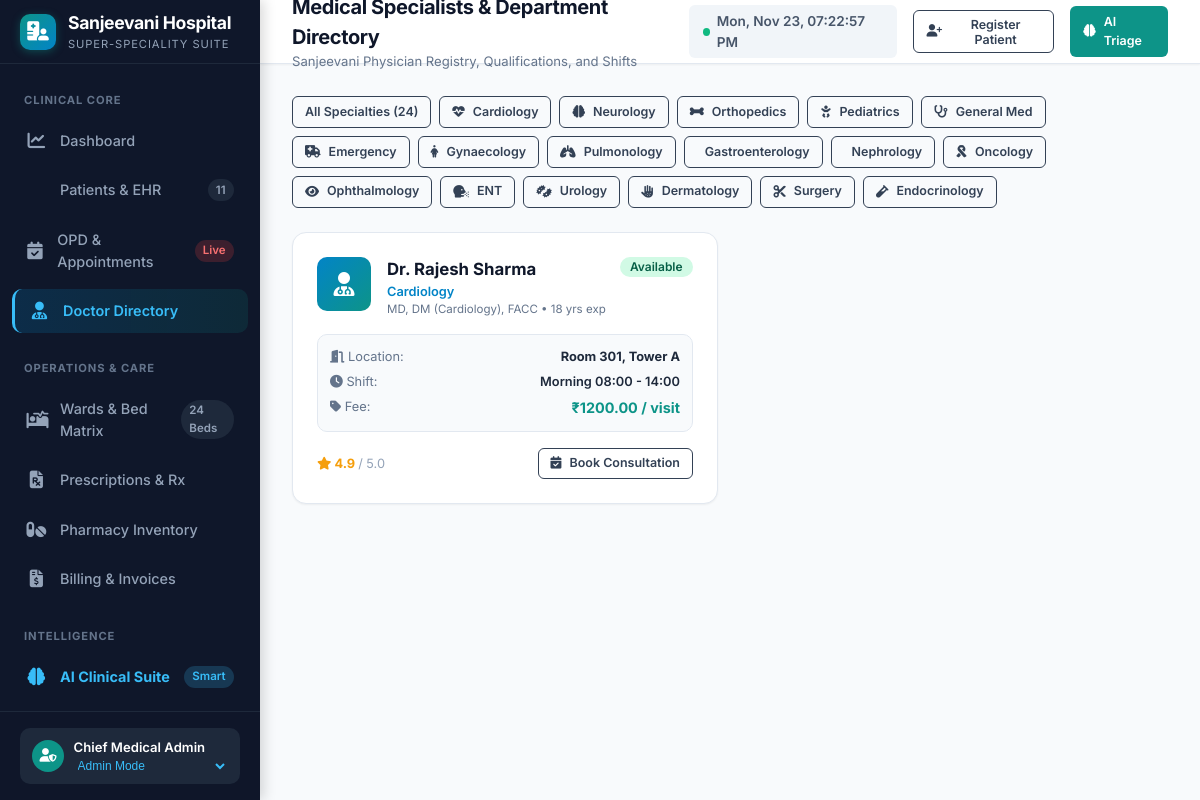
The page /doctors?dept=Cardiology on the database as committed earlier.
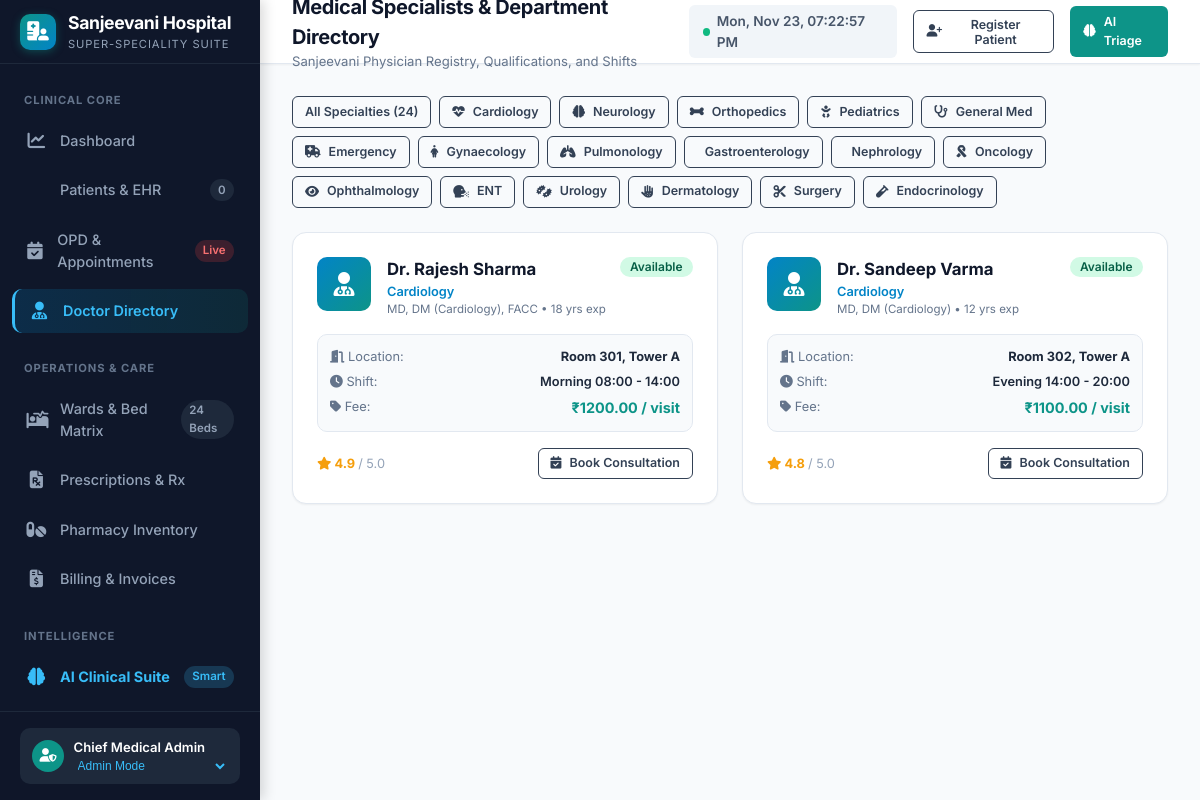
The same page on the database as committed later.
### tables this page shows
CREATE TABLE doctors (
        id INTEGER PRIMARY KEY AUTOINCREMENT,
        doctor_uid TEXT UNIQUE NOT NULL,
        name TEXT NOT NULL,
        department TEXT NOT NULL,
        specialization TEXT NOT NULL,
        qualification TEXT,
        experience_years INTEGER,
        room_number TEXT,
        phone TEXT,
        email TEXT,
        shift TEXT,
        consultation_fee REAL DEFAULT 500.0,
        status TEXT DEFAULT 'Available', -- 'Available', 'In Consultation', 'On Round', 'Off Duty'
        rating REAL DEFAULT 4.8
    );

### app.py (the view)
@app.get("/doctors", response_class=HTMLResponse)
async def doctors_page(request: Request, dept: Optional[str] = None):
    doctors = get_all_doctors(department=dept or "")
    metrics = get_dashboard_metrics()
    return templates.TemplateResponse(
        request=request,
        name="doctors.html",
        context={
            "active_page": "doctors",
            "doctors": doctors,
            "current_dept": dept,
            "total_patients": metrics["total_patients"]
        }
    )

### templates/doctors.html (shortened to what the changed rows need)
{% extends "base.html" %}
{% block content %}
<div style="display: grid; grid-template-columns: repeat(auto-fill, minmax(320px, 1fr)); gap: 1.5rem;">
    {% for doc in doctors %}
    <div class="card" style="transition: transform 0.2s ease;">
        <div class="card-body">
            <div style="display: flex; gap: 1rem; align-items: flex-start; margin-bottom: 1rem;">
                <div style="width: 54px; height: 54px; border-radius: var(--radius-md); background: linear-gradient(135deg, #0284c7, #0d9488); color: white; display: flex; align-items: center; justify-content: center; font-size: 1.5rem; font-weight: 700; flex-shrink: 0;">
                    <i class="fas fa-user-md"></i>
                </div>
                <div style="flex: 1;">
                    <div style="display:flex; justify-content:space-between; align-items:flex-start;">
                        <h3 style="font-size: 1.05rem; font-weight: 700; color: var(--slate-900);">{{ doc.name }}</h3>
                        <span class="badge {% if doc.status == 'Available' %}badge-success{% elif doc.status == 'In Consultation' %}badge-teal{% elif doc.status == 'On Round' %}badge-warning{% else %}badge-slate{% endif %}">
                            {{ doc.status }}
                        </span>
                    </div>
                    <div style="font-size: 0.8rem; font-weight: 600; color: var(--primary);">{{ doc.department }}</div>
                    <div style="font-size: 0.72rem; color: var(--slate-500);">{{ doc.qualification }} • {{ doc.experience_years }} yrs exp</div>
                </div>
            </div>
            <div style="background: var(--slate-50); border: 1px solid var(--slate-200); border-radius: var(--radius-md); padding: 0.75rem; font-size: 0.8rem; margin-bottom: 1rem;">
                <div style="display:flex; justify-content:space-between; margin-bottom: 0.35rem;">
                    <span style="color:var(--slate-500);"><i class="fas fa-door-open"></i> Location:</span>
                    <strong style="color:var(--slate-800);">{{ doc.room_number }}</strong>
                </div>
                <div style="display:flex; justify-content:space-between; margin-bottom: 0.35rem;">
                    <span style="color:var(--slate-500);"><i class="fas fa-clock"></i> Shift:</span>
                    <span style="color:var(--slate-800); font-weight:600;">{{ doc.shift }}</span>
                </div>
                <div style="display:flex; justify-content:space-between;">
                    <span style="color:var(--slate-500);"><i class="fas fa-tag"></i> Fee:</span>
                    <strong style="color:var(--teal); font-size:0.9rem;">₹{{ "%.2f"|format(doc.consultation_fee) }} / visit</strong>
                </div>
            </div>
            <div style="display:flex; justify-content:space-between; align-items:center;">
                <div style="font-size: 0.8rem; color: #f59e0b; font-weight: 700;">
                    <i class="fas fa-star"></i> {{ doc.rating }} <span style="color:var(--slate-400); font-weight:normal;">/ 5.0</span>
                </div>
                <a href="/appointments?doctor_id={{ doc.id }}" class="btn btn-outline btn-sm">
                    <i class="fas fa-calendar-check"></i> Book Consultation
                </a>
            </div>
        </div>
    </div>
    {% endfor %}
</div>
{% endblock %}

Rows that differ between the two databases and show on the page:
now on this page (row edited): doctors: name "Dr. Sandeep Varma", status "Available", department "Cardiology", qualification "MD, DM (Cardiology)", experience_years "12", room_number "Room 302, Tower A", shift "Evening 14:00 - 20:00", consultation_fee "1100.00", rating "4.8"
Other text that changed with them:
{{ total_patients if total_patients is not none else 0 }}: "11" → "0"
